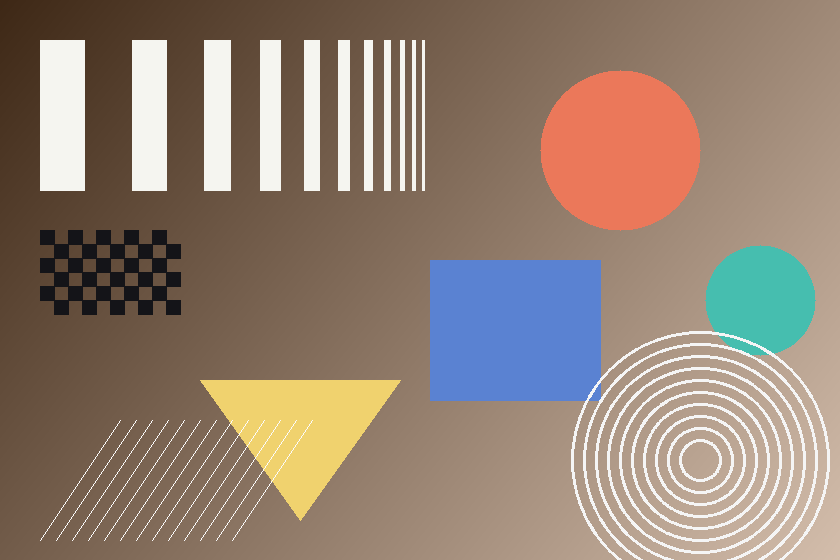
#> input picture assets/sample_pattern.png, 840 x 560 px
$ python -i shapes.py   (imports and definitions only)
#> lines starting #> are read from the running program, lines starting #| are printed output that depends on the picture; after the words box and inside, x2 and y2 are one past the last pixel; in counts of white or black regions, pixels touching at a corner belong together
#> further down, picture is the input picture: shape (560, 840, 3); mean B, G, R 115.3, 129.6, 147.5
### processors/utils.py
"""Small shared helpers used by every processing module.

Kept deliberately tiny: colour-space coercion, safe normalisation and
kernel validation.  Every public processing function in this package
returns a NEW array, so the uploaded image is never modified in place.
"""

import cv2
import numpy as np


def ensure_gray(image):
    """Return a single-channel uint8 copy of `image`.

    Accepts 2-D (already grayscale) or 3-D RGB / RGBA arrays.
    """
    image = np.asarray(image)
    if image.ndim == 2:
        return image.astype(np.uint8, copy=True)
    if image.shape[2] == 4:
        return cv2.cvtColor(image, cv2.COLOR_RGBA2GRAY)
    return cv2.cvtColor(image, cv2.COLOR_RGB2GRAY)
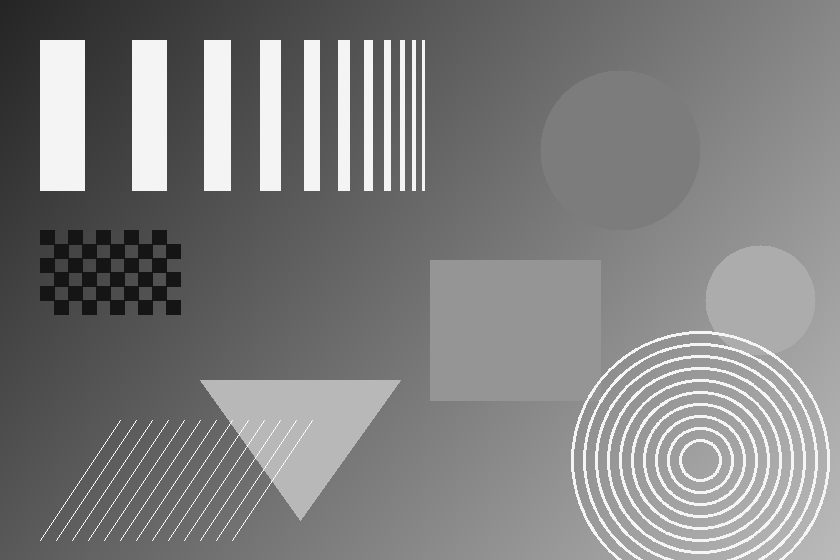
#> returned value: shape (560, 840); min 21, max 250, mean 127.3


def ensure_color(image):
    """Return a 3-channel RGB uint8 copy of `image`."""
    image = np.asarray(image)
    if image.ndim == 2:
        return cv2.cvtColor(image, cv2.COLOR_GRAY2RGB)
    if image.shape[2] == 4:
        return cv2.cvtColor(image, cv2.COLOR_RGBA2RGB)
    return image.astype(np.uint8, copy=True)


# [12 lines left out: function normalize_to_uint8, not called in this run]


def odd_kernel(size, minimum=1):
    """Force `size` to be an odd integer >= minimum (OpenCV requirement)."""
    size = int(size)
    if size < minimum:
        size = minimum
    if size % 2 == 0:
        size += 1
    return size


# [29 lines left out: functions image_info, resize_for_processing, not called in this run]

### processors/shapes.py
"""Contour detection and classical shape recognition.

No machine learning is involved.  The pipeline is purely geometric:

    Grayscale -> Gaussian blur -> Canny -> findContours
              -> approxPolyDP  -> classify by vertex count

The number of vertices of the approximating polygon tells us the shape.
"""

import cv2
import numpy as np

from .utils import ensure_color, ensure_gray, odd_kernel

# Distinct, readable colours (RGB) for the drawn overlays.
SHAPE_COLORS = {
    "Triangle": (239, 108, 91),
    "Square": (86, 173, 121),
    "Rectangle": (91, 154, 239),
    "Pentagon": (206, 147, 216),
    "Hexagon": (255, 193, 94),
    "Circle": (77, 208, 225),
    "Polygon": (168, 168, 168),
}


def classify_shape(approx, contour):
    """Name a shape from its approximating polygon.

    3 vertices -> Triangle
    4 vertices -> Square if the aspect ratio is ~1, otherwise Rectangle
    5 / 6      -> Pentagon / Hexagon
    more       -> Circle if the contour is nearly circular, else Polygon

    Circularity = 4*pi*Area / Perimeter^2, which equals 1.0 for a perfect
    circle and drops as the outline becomes more irregular.
    """
    vertices = len(approx)

    if vertices == 3:
        return "Triangle"

    if vertices == 4:
        _, _, width, height = cv2.boundingRect(approx)
        aspect_ratio = width / float(height) if height else 0.0
        return "Square" if 0.92 <= aspect_ratio <= 1.08 else "Rectangle"

    if vertices == 5:
        return "Pentagon"

    if vertices == 6:
        return "Hexagon"

    perimeter = cv2.arcLength(contour, True)
    area = cv2.contourArea(contour)
    if perimeter <= 0:
        return "Polygon"
    circularity = 4.0 * np.pi * area / (perimeter ** 2)
    return "Circle" if circularity > 0.80 else "Polygon"


def detect_shapes(image, blur_kernel=5, low_threshold=50, high_threshold=150,
                  min_area=500, epsilon_factor=0.04, draw_boxes=True,
                  draw_labels=True):
    """Detect and label basic shapes.

    epsilon_factor controls how aggressively approxPolyDP simplifies the
    contour: epsilon = epsilon_factor * perimeter.  Too small keeps noisy
    vertices, too large collapses everything into a triangle.

    Returns (annotated_rgb_image, list_of_detections).
    """
    output = ensure_color(image).copy()
    gray = ensure_gray(image)

    blur_kernel = odd_kernel(blur_kernel, minimum=1)
    if blur_kernel > 1:
        gray = cv2.GaussianBlur(gray, (blur_kernel, blur_kernel), 0)

    low, high = int(low_threshold), int(high_threshold)
    if low > high:
        low, high = high, low
    edges = cv2.Canny(gray, low, high)
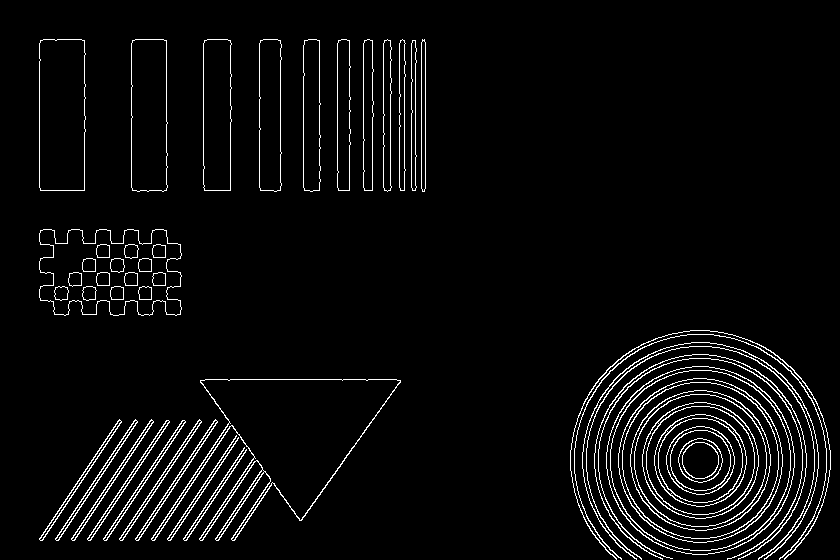
#> edges: shape (560, 840); 4.3% white in thin lines or dots, all inside (x1, y1, x2, y2) = (39, 39, 831, 560)

    # Close 1-pixel gaps so broken outlines still form a closed contour.
    edges = cv2.dilate(edges, np.ones((3, 3), np.uint8), iterations=1)
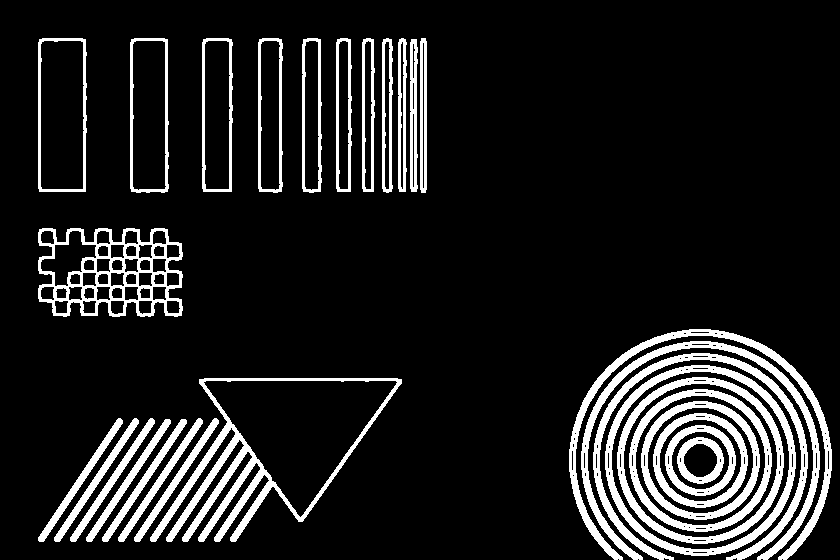
#> edges: shape (560, 840); 12.6% white; 30 white regions

    contours, _ = cv2.findContours(edges, cv2.RETR_EXTERNAL, cv2.CHAIN_APPROX_SIMPLE)
#> contours = 24 contours; largest, box (x1, y1, x2, y2) and area: (605, 365, 796, 556) 28393, (150, 378, 402, 542) 18941, (38, 228, 183, 317) 10283, (38, 38, 87, 192) 7204, (130, 38, 169, 193) 5681

    detections = []
    for contour in contours:
        area = cv2.contourArea(contour)
        if area < float(min_area):
            continue

        perimeter = cv2.arcLength(contour, True)
        if perimeter <= 0:
            continue

        approx = cv2.approxPolyDP(contour, float(epsilon_factor) * perimeter, True)
        name = classify_shape(approx, contour)
        color = SHAPE_COLORS.get(name, SHAPE_COLORS["Polygon"])

        cv2.drawContours(output, [approx], -1, color, 2)

        x, y, width, height = cv2.boundingRect(approx)
        if draw_boxes:
            cv2.rectangle(output, (x, y), (x + width, y + height), color, 1)

        if draw_labels:
            _put_label(output, name, x, y, color)

        detections.append({
            "shape": name,
            "vertices": int(len(approx)),
            "area": float(area),
            "perimeter": float(perimeter),
            "bbox": (int(x), int(y), int(width), int(height)),
        })
#> this loop made 24 passes
#> (approx, vertices in classify_shape, circularity in classify_shape, name, color, x) on passes 1, 2, 3, 4, 5, 6, 7, 14: ([[185, 419], [103, 541]], 2, 0.11, 'Polygon', (168, 168, 168), 103), ([[169, 419], [87, 541]], 2, 0.11, 'Polygon', (168, 168, 168), 87), ([[216, 418], [135, 541]], 2, 0.11, 'Polygon', (168, 168, 168), 135), ([[200, 418], [119, 541]], 2, 0.11, 'Polygon', (168, 168, 168), 119), ([[152, 418], [71, 541]], 2, 0.11, 'Polygon', (168, 168, 168), 71), ([[136, 418], [55, 541]], 2, 0.11, 'Polygon', (168, 168, 168), 55), ([[120, 418], [39, 541]], 2, 0.11, 'Polygon', (168, 168, 168), 39), ([[411, 39], [416, 191]], 2, 0.114, 'Polygon', (168, 168, 168), 411)
#> (approx, vertices in classify_shape, width, height, aspect_ratio in classify_shape, name) on passes 13, 21, 22, 23, 24: ([[39, 229], [53, 315], [181, 315], [167, 229]], 4, 143, 87, 1.64, 'Rectangle'), ([[262, 38], [258, 188], [277, 192], [282, 43]], 4, 25, 155, 0.161, 'Rectangle'), ([[206, 38], [202, 188], [231, 191], [232, 42]], 4, 31, 154, 0.201, 'Rectangle'), ([[134, 38], [130, 188], [164, 192], [167, 39]], 4, 38, 155, 0.245, 'Rectangle'), ([[42, 38], [38, 188], [85, 191], [85, 39]], 4, 48, 154, 0.312, 'Rectangle')
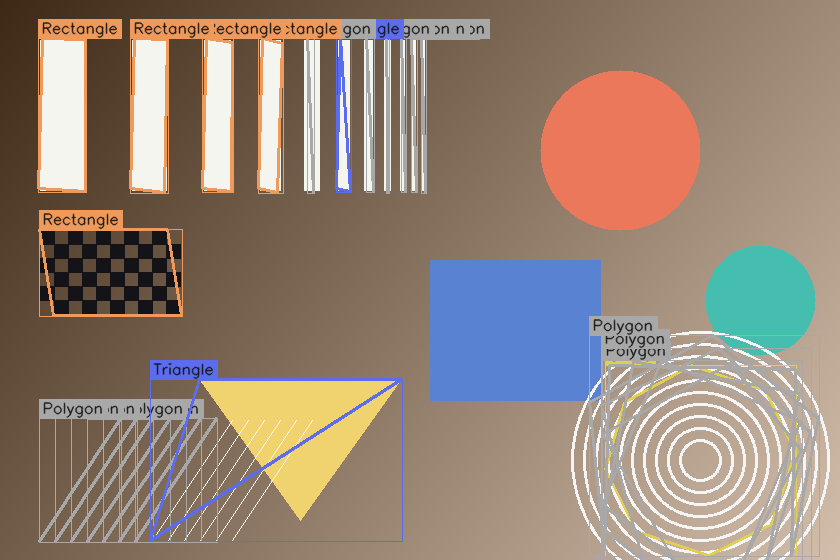
#> output: shape (560, 840, 3); 10.42% of pixels changed, all inside (x1, y1, x2, y2) = (37, 19, 820, 560)
#> after the loop, detections = 24 items

    detections.sort(key=lambda item: item["area"], reverse=True)
    return output, detections


def _put_label(canvas, text, x, y, color):
    """Draw a shape label with a filled background so it stays readable."""
    font, scale, thickness = cv2.FONT_HERSHEY_SIMPLEX, 0.5, 1
    (text_w, text_h), baseline = cv2.getTextSize(text, font, scale, thickness)
    top = max(text_h + baseline + 2, y)
    cv2.rectangle(canvas, (x, top - text_h - baseline - 2),
                  (x + text_w + 6, top), color, -1)
    cv2.putText(canvas, text, (x + 3, top - baseline),
                font, scale, (20, 20, 20), thickness, cv2.LINE_AA)


# [48 lines left out: functions find_contours, draw_contours, contour_summary, not called in this run]

>>> import cv2
>>> picture = cv2.imread('../assets/sample_pattern.png')
>>> result = detect_shapes(picture)
